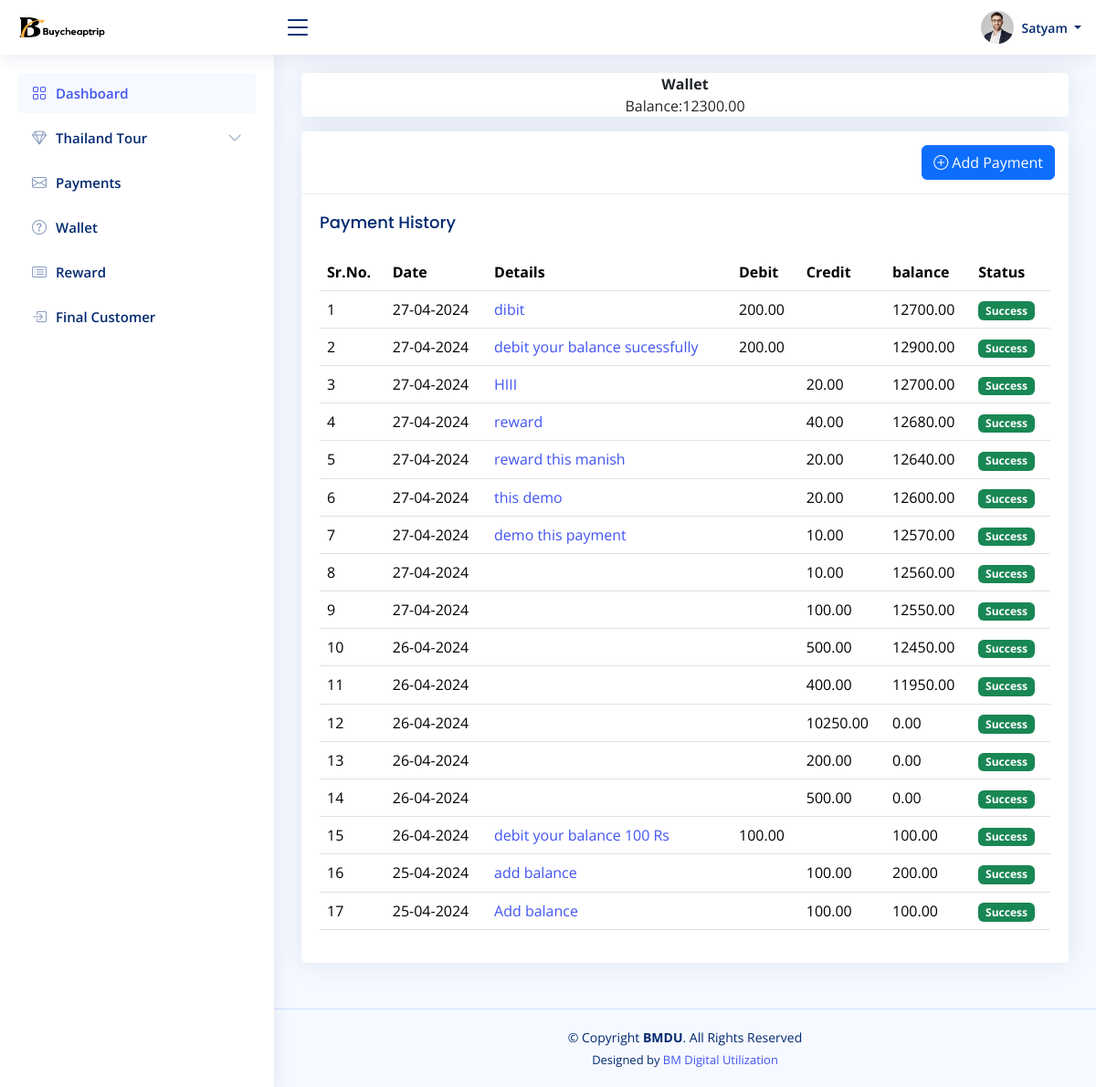
Screenshot of /users/thailand_wallet.php (signed in) with the database file from the repository.
### tables this page shows
CREATE TABLE `wallets` (
  `id_wallet` int(11) NOT NULL,
  `user_id` varchar(100) NOT NULL,
  `contact` varchar(15) NOT NULL,
  `wallet_balance` decimal(10,2) DEFAULT 0.00,
  `created_at` timestamp NOT NULL DEFAULT current_timestamp(),
  `updated_at` timestamp NOT NULL DEFAULT current_timestamp() ON UPDATE current_timestamp()
);

CREATE TABLE `transactions` (
  `id` int(11) NOT NULL,
  `wallet_id` int(11) NOT NULL,
  `type` enum('credit','debit','reward') NOT NULL,
  `amount` decimal(10,2) NOT NULL,
  `message` text DEFAULT NULL,
  `remaining_balance` decimal(10,2) NOT NULL,
  `timestamp` timestamp NOT NULL DEFAULT current_timestamp(),
  `status` enum('pending','success','cancel','') NOT NULL DEFAULT 'success',
  `transactions_id` varchar(20) NOT NULL
);

### users/thailand_wallet.php (the view, shortened to what this page needs)
<?php
include "../connection.php";
?>
<?php include('header.php'); ?>
<?php include('sidebar.php'); ?>
<main id="main" class="main">
    <section class="section">
        <div class="row">
            <div class="col-lg-12">
                <?php
                $sql="SELECT * FROM `wallets` where user_id='$_SESSION[userEmail]' ";
                $result = mysqli_query($conn, $sql);
                while($row = mysqli_fetch_assoc($result)){
              ?>
                <div class="card mb-3 text-center"><b>Wallet</b>Balance:<?php echo $row['wallet_balance'] ?></div>
                <?php
                }
                ?>
                <div class="card">
                    <div class="card-header"><a href="thailand_payment_form" class="btn btn-primary float-end"><i class="bi bi-plus-circle"></i> Add Payment</a></div>
                    <div class="card-body">
                        <h5 class="card-title">Payment History</h5>
                        <table class="table datatable">
                            <thead>
                                <tr>
                                    <th>Sr.No.</th>
                                    <th data-type="date" data-format="YYYY/DD/MM">Date</th>
                                    <th>Details</th>
                                    <th>Debit</th>
                                    <th>Credit</th>
                                    <th>balance</th>
                                    <th>Status</th>
                                </tr>
                            </thead>
                            <tbody>
                                <?php
                                $a = 1;
                                $query = "SELECT * FROM `transactions`
                                JOIN `wallets` ON `transactions`.`wallet_id` = `wallets`.`id_wallet` where `user_id`='$_SESSION[userEmail]' ORDER BY `timestamp` DESC";
                                $res = mysqli_query($conn, $query);
                                while ($trans = mysqli_fetch_assoc($res)) {
                                ?>
                                    <tr>
                                        <td><?php echo $a ?></td>
                                        <td><?php echo date('d-m-Y', strtotime($trans['timestamp'])); ?></td>
                                        <td> <a href=""><?php echo $trans['message'] ?></a></td>
                                        <?php if($trans['type'] == 'debit') {?>
                                        <td><?php echo $trans['amount'] ?></td>
                                        <?php }else{ ?>
                                            <td></td>
                                        <?php } ?>
                                        <?php if ($trans['type'] == 'credit' || $trans['type'] == 'reward') { ?>
                                        <td><?php echo $trans['amount'] ?></td>
                                        <?php }else{ ?>
                                            <td></td>
                                        <?php } ?>
                                        <td><?php echo $trans['remaining_balance'] ?></td>
                                        <td>
                                            <?php
                                            if ($trans['status'] == 'Pending') {
                                                echo "<span class='badge bg-warning'>Pending</span>";
                                            } elseif ($trans['status'] == 'success') {
                                                echo "<span class='badge bg-success'>Success</span>";
                                            } else {
                                                echo "<span class='badge bg-danger'>Failed</span>";
                                            }
                                             ?>
                                        </td>
                                    </tr>
                                <?php
                                    $a++;
                                }
                                ?>
                            </tbody>
                        </table>
                    </div>
                </div>
            </div>
        </div>
    </section>
</main>
<?php include "footer.php"; ?>

### users/header.php (shortened to what this page needs)
<!DOCTYPE html>
<html lang="en">
<head>
    <link href="assets/vendor/bootstrap/css/bootstrap.min.css" rel="stylesheet">
    <link href="assets/vendor/bootstrap-icons/bootstrap-icons.css" rel="stylesheet">
    <link href="assets/vendor/boxicons/css/boxicons.min.css" rel="stylesheet">
    <link href="assets/vendor/quill/quill.snow.css" rel="stylesheet">
    <link href="assets/vendor/quill/quill.bubble.css" rel="stylesheet">
    <link href="assets/vendor/remixicon/remixicon.css" rel="stylesheet">
    <link href="assets/vendor/simple-datatables/style.css" rel="stylesheet">
    <link href="assets/css/style.css" rel="stylesheet">
</head>
<body>
    <header id="header" class="header fixed-top d-flex align-items-center">
        <div class="d-flex align-items-center justify-content-between">
            <a href="dashboard" class="logo d-flex align-items-center">
                <img src="assets/img/buy.png" alt="">
            </a>
            <i class="bi bi-list toggle-sidebar-btn"></i>
        </div>
        <nav class="header-nav ms-auto">
            <ul class="d-flex align-items-center">
                <li class="nav-item dropdown pe-3">
                    <a class="nav-link nav-profile d-flex align-items-center pe-0" href="#" data-bs-toggle="dropdown">
                        <img src="assets/img/profile-img.jpg" alt="Profile" class="rounded-circle">
                        <span class="d-none d-md-block dropdown-toggle ps-2">
                            <?php echo $_SESSION['name']; ?>
                        </span>
                    </a>
                </li>
            </ul>
        </nav>
    </header>

### users/sidebar.php (shortened to what this page needs)
<aside id="sidebar" class="sidebar">
    <ul class="sidebar-nav" id="sidebar-nav">
        <li class="nav-item">
            <a class="nav-link " href="dashboard">
                <i class="bi bi-grid"></i>
                <span>Dashboard</span>
            </a>
        </li>
        <li class="nav-item">
            <a class="nav-link collapsed" data-bs-target="#icons-nav" data-bs-toggle="collapse" href="#">
                <i class="bi bi-gem"></i><span>Thailand Tour</span><i class="bi bi-chevron-down ms-auto"></i>
            </a>
        </li>
        <li class="nav-item">
            <a class="nav-link collapsed" href="thailand_payment">
                <i class="bi bi-envelope"></i>
                <span>Payments</span>
            </a>
        </li>
        <li class="nav-item">
            <a class="nav-link collapsed" href="thailand_wallet">
            <i class="bi bi-question-circle"></i>
                <span>Wallet</span>
            </a>
        </li>
        <li class="nav-item">
            <a class="nav-link collapsed" href="reward">
                <i class="bi bi-card-list"></i>
                <span>Reward</span>
            </a>
        </li>
        <li class="nav-item">
            <a class="nav-link collapsed" href="final_cust">
                <i class="bi bi-box-arrow-in-right"></i>
                <span>Final Customer</span>
            </a>
        </li>
    </ul>
</aside>

### users/footer.php (shortened to what this page needs)
<footer id="footer" class="footer">
    <div class="copyright">
        &copy; Copyright <strong><span>BMDU</span></strong>. All Rights Reserved
    </div>
    <div class="credits">
        Designed by <a href="https://bmdu.net">BM Digital Utilization</a>
    </div>
</footer>
</body>
</html>

### users/assets/css/style.css (style rules this page uses)
:root { scroll-behavior: smooth; }
body { font-family: "Open Sans", sans-serif; background: #f6f9ff; color: #444444; }
a { color: #4154f1; text-decoration: none; }
h1, h2, h3, h4, h5, h6 { font-family: "Nunito", sans-serif; }
#main { margin-top: 60px; padding: 20px 30px; transition: all 0.3s; }
.card { margin-bottom: 30px; border: none; border-radius: 5px; box-shadow: 0px 0 30px rgba(1, 41, 112, 0.1); }
.card-header, .card-footer { border-color: #ebeef4; background-color: #fff; color: #798eb3; padding: 15px; }
.card-title { padding: 20px 0 15px 0; font-size: 18px; font-weight: 500; color: #012970; font-family: "Poppins", sans-serif; }
.card-body { padding: 0 20px 20px 20px; }
.logo { line-height: 1; }
@media (min-width: 1200px) { .logo { width: 280px; } }
.logo img { max-height: 26px; margin-right: 6px; }
.header { transition: all 0.5s; z-index: 997; height: 60px; box-shadow: 0px 2px 20px rgba(1, 41, 112, 0.1); background-color: #fff; padding-left: 20px; }
.header .toggle-sidebar-btn { font-size: 32px; padding-left: 10px; cursor: pointer; color: #012970; }
.header-nav ul { list-style: none; }
.header-nav>ul { margin: 0; padding: 0; }
.header-nav .nav-profile { color: #012970; }
.header-nav .nav-profile img { max-height: 36px; }
.header-nav .nav-profile span { font-size: 14px; font-weight: 600; }
.sidebar { position: fixed; top: 60px; left: 0; bottom: 0; width: 300px; z-index: 996; transition: all 0.3s; padding: 20px; overflow-y: auto; scrollbar-width: thin; scrollbar-color: #aab7cf transparent; box-shadow: 0px 0px 20px rgba(1, 41, 112, 0.1); background-color: #fff; }
@media (min-width: 1200px) { #main, #footer { margin-left: 300px; } }
.sidebar-nav { padding: 0; margin: 0; list-style: none; }
.sidebar-nav li { padding: 0; margin: 0; list-style: none; }
.sidebar-nav .nav-item { margin-bottom: 5px; }
.sidebar-nav .nav-link { display: flex; align-items: center; font-size: 15px; font-weight: 600; color: #4154f1; transition: 0.3; background: #f6f9ff; padding: 10px 15px; border-radius: 4px; }
.sidebar-nav .nav-link i { font-size: 16px; margin-right: 10px; color: #4154f1; }
.sidebar-nav .nav-link.collapsed { color: #012970; background: #fff; }
.sidebar-nav .nav-link.collapsed i { color: #899bbd; }
.sidebar-nav .nav-link .bi-chevron-down { margin-right: 0; transition: transform 0.2s ease-in-out; }
.footer { padding: 20px 0; font-size: 14px; transition: all 0.3s; border-top: 1px solid #cddfff; }
.footer .copyright { text-align: center; color: #012970; }
.footer .credits { padding-top: 5px; text-align: center; font-size: 13px; color: #012970; }

### rows the page displays
wallets: wallet_balance "12300.00"
transactions: timestamp "27-04-2024", message "dibit", amount "200.00", remaining_balance "12700.00", status "Success"
transactions: timestamp "27-04-2024", message "debit your balance sucessfully", amount "200.00", remaining_balance "12900.00", status "Success"
transactions: timestamp "27-04-2024", message "HIII", amount "20.00", remaining_balance "12700.00", status "Success"
transactions: timestamp "27-04-2024", message "reward", amount "40.00", remaining_balance "12680.00", status "Success"
transactions: timestamp "27-04-2024", message "reward this manish", amount "20.00", remaining_balance "12640.00", status "Success"
transactions: timestamp "27-04-2024", message "this demo", amount "20.00", remaining_balance "12600.00", status "Success"
transactions: timestamp "27-04-2024", message "demo this payment", amount "10.00", remaining_balance "12570.00", status "Success"
transactions: timestamp "27-04-2024", amount "10.00", remaining_balance "12560.00", status "Success"
transactions: timestamp "27-04-2024", amount "100.00", remaining_balance "12550.00", status "Success"
transactions: timestamp "26-04-2024", amount "500.00", remaining_balance "12450.00", status "Success"
transactions: timestamp "26-04-2024", amount "400.00", remaining_balance "11950.00", status "Success"
transactions: timestamp "26-04-2024", amount "10250.00", remaining_balance "0.00", status "Success"
transactions: timestamp "26-04-2024", amount "200.00", remaining_balance "0.00", status "Success"
transactions: timestamp "26-04-2024", amount "500.00", remaining_balance "0.00", status "Success"
transactions: timestamp "26-04-2024", message "debit your balance 100 Rs", amount "100.00", remaining_balance "100.00", status "Success"
transactions: timestamp "25-04-2024", message "add balance", amount "100.00", remaining_balance "200.00", status "Success"
transactions: timestamp "25-04-2024", message "Add balance", amount "100.00", remaining_balance "100.00", status "Success"

### other values shown
$_SESSION['name'] "Satyam"
